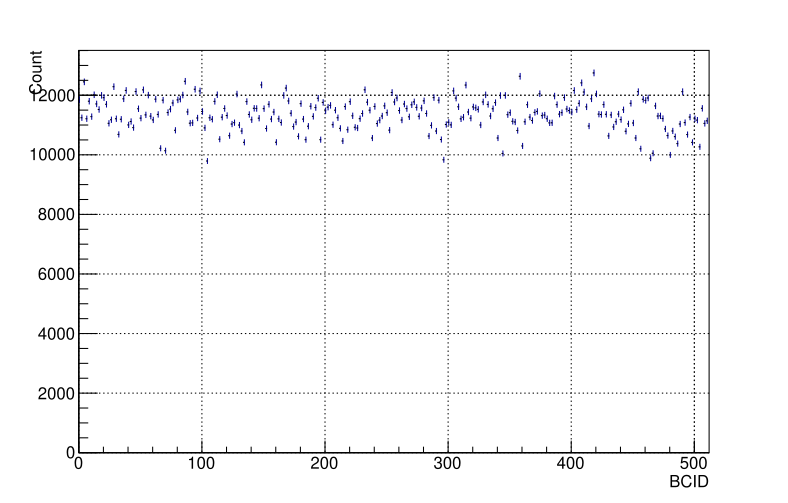

Write Python code to recreate this figure.
import ROOT as rt
import sys
from copy import deepcopy

def __main__():

	bcid_freq = rt.TH1F('bcid_freq',';BCID;Count',512,0,512)

	for x in xrange(int(sys.argv[2]),int(sys.argv[3])):

		if x != 0:
			print '\033[A\r\033[K\033[A'

		print 'file ' + str(x+1) + ' / ' + sys.argv[3]

		bcid_last = -1

		with open(sys.argv[1] + '/timesync' + str(x) + '.txt') as in_file:
			data = in_file.read().split('\n')

		for spp in data:

			if spp != '':

				bcid = gray_to_int(spp[:9])

				if (bcid != bcid_last):
					bcid_freq.Fill(bcid)
					bcid_last = bcid

	canvas = rt.TCanvas('','',0,0,900,600)
	canvas.SetGridx()
	canvas.SetGridy()
	bcid_freq.Draw('e')
	bcid_freq.SetStats(0)
	canvas.SaveAs('bcid_frequancy.pdf')


def gray_to_int(gray_string):
	value = 0
	value_string = gray_string[0]

	for x in range(1,len(gray_string)):
		if value_string[x-1] == gray_string[x]:
			value_string += '0'
		else:
			value_string += '1'


	for char in value_string:
		value = value | int(char)
		value = value << 1

	return value



if __name__ == '__main__':
	__main__()
